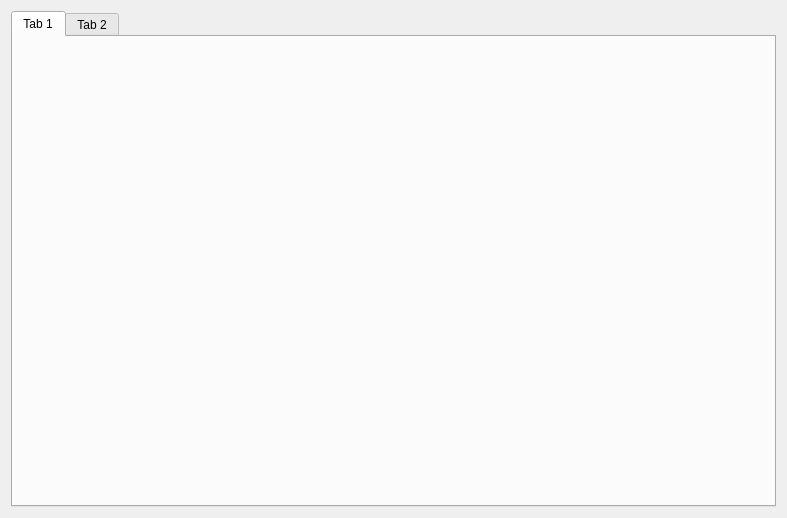
<?xml version="1.0" encoding="UTF-8"?>
<ui version="4.0">
 <class>MainWidget</class>
 <widget class="QWidget" name="MainWidget">
  <property name="geometry">
   <rect>
    <x>0</x>
    <y>0</y>
    <width>787</width>
    <height>518</height>
   </rect>
  </property>
  <property name="windowTitle">
   <string>MainWidget</string>
  </property>
  <layout class="QVBoxLayout" name="verticalLayout">
   <item>
    <widget class="QTabWidget" name="tabWidget">
     <widget class="ImageProcess" name="tab">
      <attribute name="title">
       <string>Tab 1</string>
      </attribute>
     </widget>
     <widget class="QWidget" name="tab_2">
      <attribute name="title">
       <string>Tab 2</string>
      </attribute>
     </widget>
    </widget>
   </item>
  </layout>
 </widget>
 <customwidgets>
  <customwidget>
   <class>ImageProcess</class>
   <extends>QWidget</extends>
   <header location="global">ImageProcess.h</header>
   <container>1</container>
  </customwidget>
 </customwidgets>
 <resources/>
 <connections/>
</ui>
